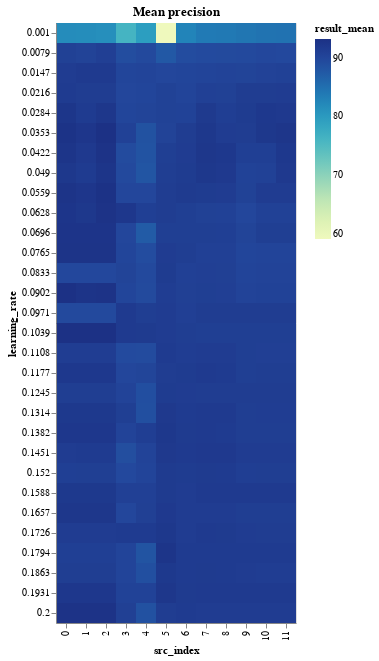

This figure's notebook cell:
### Code cell
learning_rate_results_encoding = {
    "x": "src_index:O",
    "y": "learning_rate:O",
    "color": "result_mean:Q",
}
learning_rate_results_tooltip = [
    "result_mean",
    "result_std",
    "neurons",
    "layers",
    "epochs",
    "learning_rate",
    "src_index",
]
LEARNING_RATE_BINS = np.array_split(
    LEARNING_RATE_RANGE, LEARNING_RATE_RANGE.max() // LEARNING_RATE_BIN_SIZE + 1
)


def binified_learning_rate_heatmap(title, lr_df):
    return binified_heatmap(
        title,
        lr_df,
        "learning_rate",
        LEARNING_RATE_BINS,
        learning_rate_results_tooltip,
        **learning_rate_results_encoding
    )


binified_learning_rate_heatmap("Mean precision", learning_rate_results_df)

### Figure 1 — Vega-Lite specification as saved in the notebook (floating-point values rounded to 4 significant figures; data arrays with more than 128 entries replaced by an {"elided": "..."} marker saying what was removed)
{"config": {"view": {"continuousWidth": 400, "continuousHeight": 300}}, "hconcat": [{"mark": "rect", "encoding": {"color": {"type": "quantitative", "field": "result_mean"}, "tooltip": [{"type": "quantitative", "field": "result_mean"}, {"type": "quantitative", "field": "result_std"}, {"type": "quantitative", "field": "neurons"}, {"type": "quantitative", "field": "layers"}, {"type": "quantitative", "field": "epochs"}, {"type": "quantitative", "field": "learning_rate"}, {"type": "quantitative", "field": "src_index"}], "x": {"type": "ordinal", "field": "src_index"}, "y": {"type": "ordinal", "field": "learning_rate"}}, "selection": {"selector009": {"type": "interval", "bind": "scales", "encodings": ["x", "y"]}}, "title": "Mean precision"}], "data": {"name": "data-0f06dfe4991f8b849dfdfb7529d7d670"}, "$schema": "https://vega.github.io/schema/vega-lite/v4.8.1.json", "datasets": {"data-0f06dfe4991f8b849dfdfb7529d7d670": {"elided": "360 records"}}}
